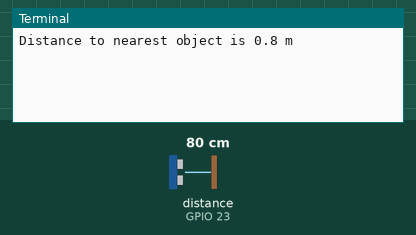
Simulated run of this program. Board: Raspberry Pi (BCM pin numbers). Parts: the last lines printed to the terminal. The inputs (shaded band) are chosen by the test bench; at power-on: distance to the obstacle (sensor on GPIO 23) 80 cm.

Above: at 1.2 s.
1.3 s: distance to the obstacle (sensor on GPIO 23) set to 2 cm
At 2.3 s:
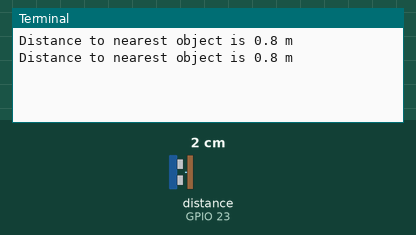
2.8 s: distance to the obstacle (sensor on GPIO 23) set to 4 cm
At 4.3 s:
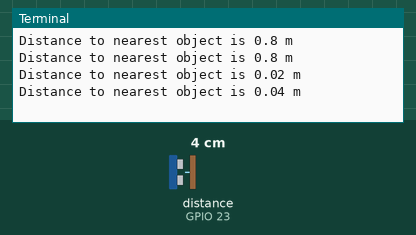
Timing chart, 0 to 5.8 s (numbered marks = the images above; inputs shaded):
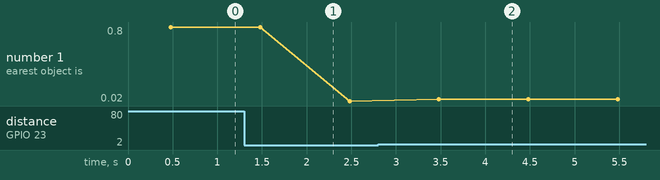

The program:

distance.py
```python
from gpiozero import DistanceSensor
from time import sleep

sensor = DistanceSensor(23, 24)

try:

	while True:
		print("Distance to nearest object is", sensor.distance, "m")
		sleep(1)

except KeyboardInterrupt:
	print(" Ta ta for now!")
```

Measured:
- after the input at 2.8 s, the terminal: prints a new line after 0.68 s (image 2)
- plotted number 1: 0.8 → 0.02 after the input at 1.3 s, 0.02 → 0.04 after the input at 2.8 s
